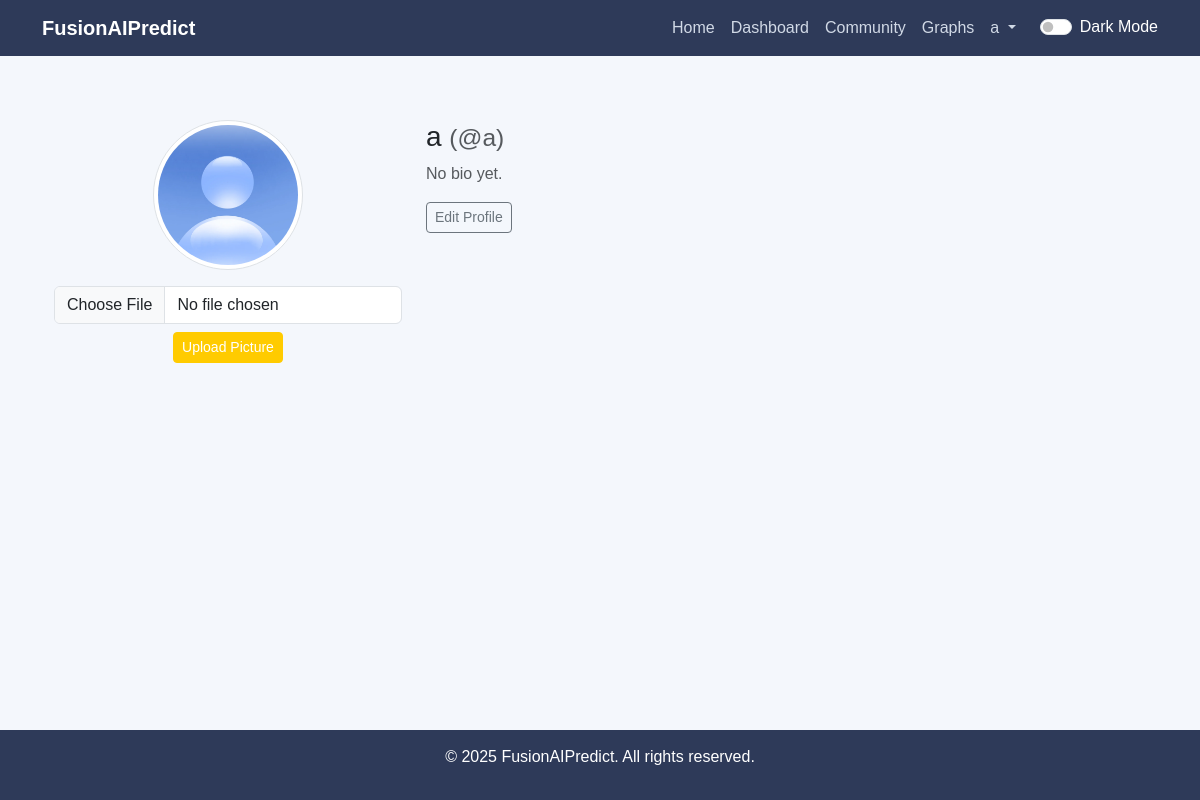
The page /profile/a (signed in) on the database its author committed.
### tables this page shows
CREATE TABLE users (
        id INTEGER PRIMARY KEY AUTOINCREMENT,
        username TEXT UNIQUE NOT NULL,
        password TEXT NOT NULL,
        display_name TEXT NOT NULL,
        is_admin INTEGER DEFAULT 0,
        bio TEXT DEFAULT '',
        email TEXT DEFAULT '',
        profile_pic TEXT DEFAULT 'default.png',
        is_premium INTEGER DEFAULT 0,
        token_balance INTEGER DEFAULT 10
    );

### app/routes.py (the view)
    @app.route('/profile/<username>')
    @login_required
    def view_profile(username):
        conn = get_db()
        cursor = conn.cursor()
        cursor.execute('SELECT username, display_name, bio, email, profile_pic FROM users WHERE username = ?', (username,))
        user = cursor.fetchone()
        conn.close()
        if user is None:
            abort(404)
        return render_template('profile.html', user=dict(user))

### app/db.py (called while the page is built)
def get_db():
    conn = sqlite3.connect(DATABASE)
    conn.row_factory = sqlite3.Row
    return conn

### templates/profile.html (shortened to what this page needs)
{% extends "base.html" %}
{% block content %}
<div class="container mt-4">
    <div class="row">
        <div class="col-md-4 text-center">
            <img src="{{ url_for('static', filename='uploads/' ~ user.profile_pic) }}" alt="Profile Picture" class="img-thumbnail rounded-circle mb-3" style="width: 150px; height: 150px; object-fit: cover;">
            {% if session['username'] == user.username %}
            <form action="{{ url_for('upload_profile_pic') }}" method="POST" enctype="multipart/form-data">
                <input type="file" name="profile_pic" accept="image/*" class="form-control mb-2" required
       onchange="if(this.files[0].size > 2097152){ alert('File too large x3 Max 2MB!!!!!'); this.value=''; }">
                <button type="submit" class="btn btn-sm btn-primary">Upload Picture</button>
            </form>
            {% endif %}
        </div>
        <div class="col-md-8">
            <h3>{{ user.display_name }} <small class="text-muted">(@{{ user.username }})</small></h3>
            {% if user.bio %}
            <p><strong>Bio:</strong> {{ user.bio }}</p>
            {% else %}
            <p class="text-muted">No bio yet.</p>
            {% endif %}
            {% if session['username'] == user.username %}
            <a href="{{ url_for('edit_profile') }}" class="btn btn-outline-secondary btn-sm">Edit Profile</a>
            {% endif %}
        </div>
    </div>
</div>
{% endblock %}

### templates/base.html (style rules this page uses)
:root { --bg-light: #f4f7fc; --text-light: #212529; --card-light: #ffffff; --bg-dark: #1e1e2f; --text-dark: #eee; --card-dark: #2c2c3a; }
body { padding-top: 6rem; background-color: var(--bg-light); color: var(--text-light); font-family: 'Arial', sans-serif; transition: background-color 0.3s, color 0.3s; }
.btn-primary { background-color: #ffcb00; border-color: #ffcb00; }
body { background-color: var(--bg-light); color: var(--text-light); transition: background-color 0.3s, color 0.3s; }

### rows shown on the page
users: profile_pic (placeholder picture), display_name "a", username "a"

### other values the page prints
{{ session['display_name'] }} "a"
